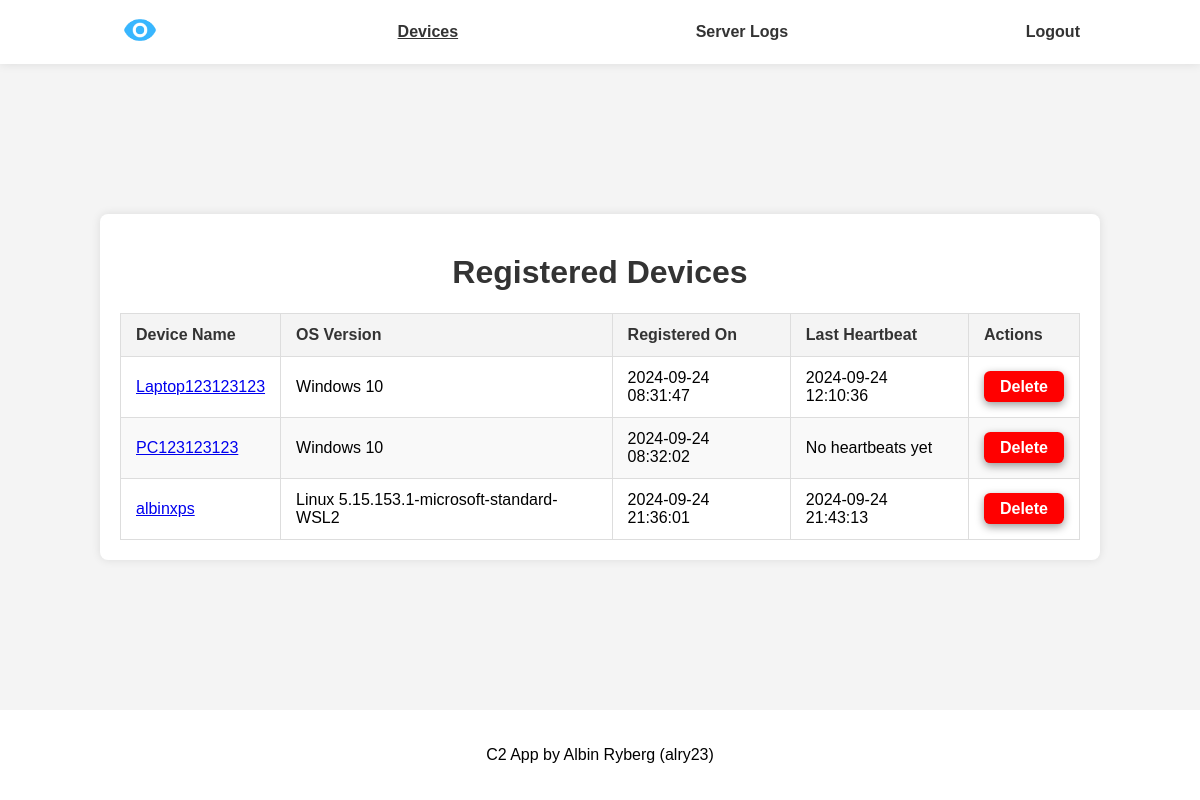
/devices (signed in), run on an earlier commit of the app's database.
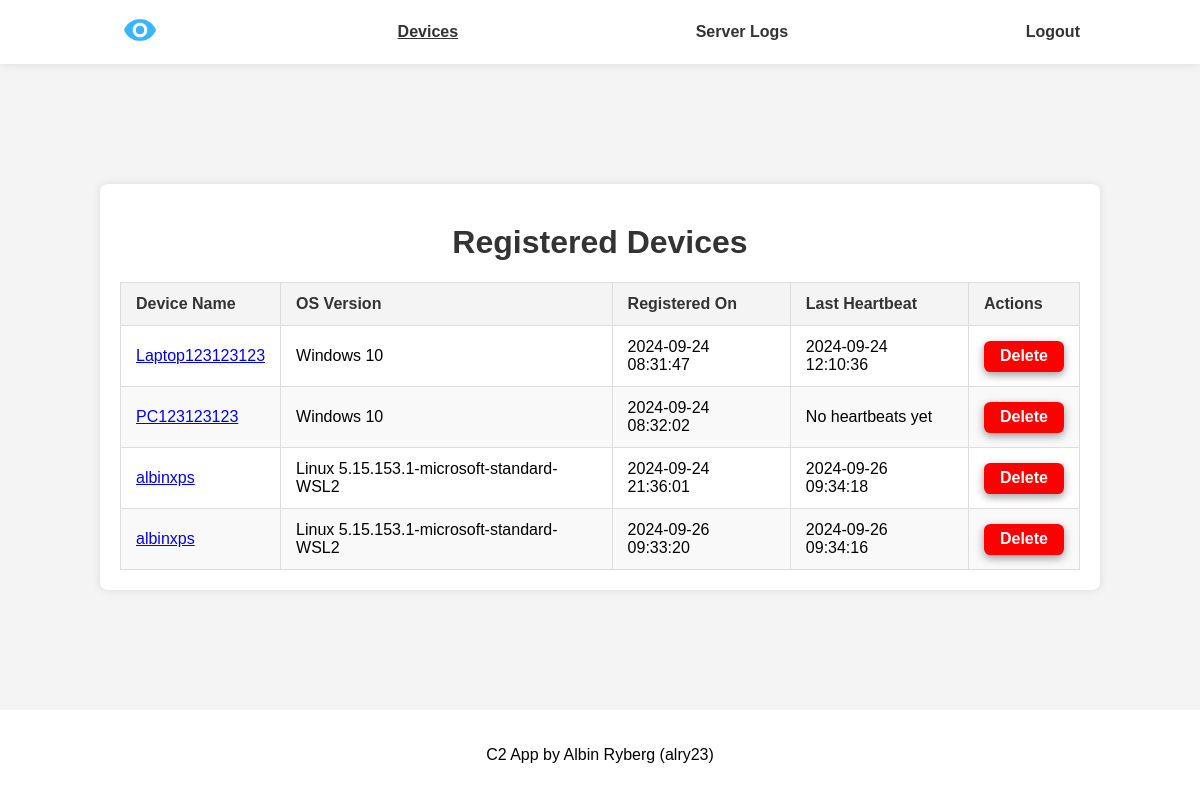
And on a later commit of the database.
### models.py (models this page shows, shortened)
class Device(db.Model):
    id = db.Column(db.Integer, primary_key=True)
    hardware_id = db.Column(db.String(200), nullable=False, index=True, unique=True)
    device_name = db.Column(db.String(50), nullable=False)
    os_version = db.Column(db.String(100), nullable=False)
    geo_location = db.Column(db.String(100))
    installed_apps = db.Column(db.Text)
    timestamp = db.Column(db.DateTime, default=db.func.current_timestamp())
    last_heartbeat = db.Column(db.DateTime)

### routes.py (the view)
@routes.route('/devices')
@login_required
def devices():
    devices = Device.query.all()
    return render_template("devices.html", devices=devices)

### server.py (called while the page is built)
@login_manager.user_loader
def load_user(user_id):
    return User.query.filter_by(id=int(user_id)).first()

### templates/devices.html
{% include 'header.html' %}
<div class="container">
    <h1>Registered Devices</h1>
    {% if devices %}
    <table class="device-table">
        <thead>
            <tr>
                <th>Device Name</th>
                <th>OS Version</th>
                <th>Registered On</th>
                <th>Last Heartbeat</th>
                <th>Actions</th>
            </tr>
        </thead>
        <tbody>
            {% for device in devices %}
            <tr>
                <td><a href="{{ url_for('routes.single_device', id=device.id) }}">{{ device.device_name }}</a></td>
                <td>{{ device.os_version }}</td>
                <td>{{ device.timestamp }}</td>
                <td>{{ device.last_heartbeat or 'No heartbeats yet' }}</td>
                <td>
                    <form action="{{ url_for('routes.post_delete_device', id=device.id) }}" method="POST" style="display:inline;">
                        <button type="submit" class="button red-button">Delete</button>
                    </form>
                </td>
            </tr>
            {% endfor %}
        </tbody>
    </table>
    {% else %}
    <p>No devices registered yet.</p>
    {% endif %}
</div>
{% include 'footer.html' %}

### templates/header.html (shortened to what this page needs)
<!DOCTYPE html>
<html lang="sv">
<head>
    <link rel="stylesheet" href="{{ url_for('static',filename='styles/style.css') }}">
</head>
<body>
    <nav>
        <ul>
            <li {%- if request.path=="/" %} class="active" {% endif %}><a href="{{ url_for('routes.main') }}"><img
                        src="{{ url_for('static', filename='images/blueeye.png') }}" width="40" alt="blue eye"></a></li>
            {%- if current_user.is_authenticated %}
            <li {%- if request.path=="/devices" %} class="active" {% endif %}><a
                    href="{{ url_for('routes.devices') }}">Devices</a></li>
            <li {%- if request.path=="/logs" %} class="active" {% endif %}><a href="{{ url_for('routes.view_logs') }}">Server Logs</a></li>
            <li><a href="{{ url_for('routes.logout') }}">Logout</a></li>
            {%- else %}
            <li {%- if request.path=="/login" %} class="active" {% endif %}><a
                    href="{{ url_for('routes.login') }}">Login</a></li>
            {%- endif %}
        </ul>
    </nav>

### templates/footer.html
<footer>
    <p>C2 App by Albin Ryberg (alry23)</p>
</footer>
</body>
</html>

### static/styles/style.css (style rules this page uses)
html { height: 100%; width: 100%; }
body { font-family: Arial, sans-serif; margin: 0; padding: 0; background-color: #f4f4f4; display: flex; justify-content: space-between; flex-direction: column; height: 100%; }
h1 { text-align: center; color: #333; margin-top: 20px; }
.container { max-width: 80%; margin: 0 auto; padding: 20px; background-color: white; box-shadow: 0 0 10px rgba(0, 0, 0, 0.1); border-radius: 8px; }
footer { display: flex; justify-content: center; background-color: white; padding: 20px 0; margin-top: 20px; }
nav { background-color: white; box-shadow: 0 0 10px rgba(0, 0, 0, 0.1); padding: 10px 0; margin-bottom: 20px; }
nav ul { display: flex; flex-direction: row; justify-content: space-between; align-items: center; width: 80%; margin: 0 auto; padding: 0; text-decoration: none; list-style: none; }
nav ul li a { text-decoration: none; color: #333; font-weight: 600; }
nav ul li.active a { text-decoration: underline; }
.device-table { width: 100%; border-collapse: collapse; margin-top: 20px; }
.device-table th, .device-table td { padding: 12px 15px; border: 1px solid #ddd; text-align: left; }
.device-table th { background-color: #f4f4f4; color: #333; font-weight: bold; }
.device-table tr:nth-child(even) { background-color: #f9f9f9; }
.button { color: darkgray; background-color: white; border: none; text-decoration: none; box-sizing: border-box; display: inline-block; font-size: 16px; font-weight: 600; padding: 0.4rem 1rem; text-align: center; border-radius: 0.4rem; box-shadow: rgba(0, 0, 0, 0.4) 0 3px 8px; }
.red-button { color: #fff; background-color: red; border-color: darken(red, 20%); }

What changed in the data, as far as the page shows it:
changed Device (number 3 of 4 on the later page): last_heartbeat "2024-09-24 21:43:13" → "2024-09-26 09:34:18"
added Device: device_name "albinxps", os_version "Linux 5.15.153.1-microsoft-standard-WSL2", timestamp "2024-09-26 09:33:20", last_heartbeat "2024-09-26 09:34:16"
